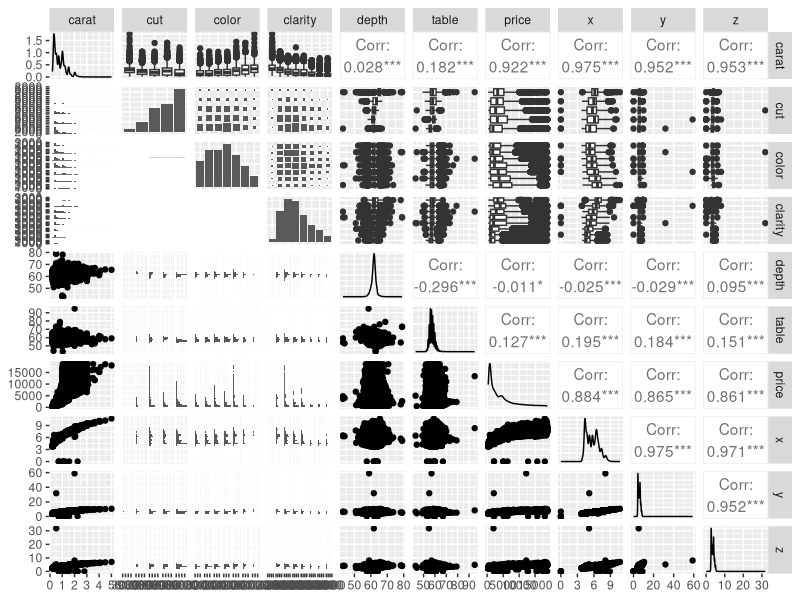
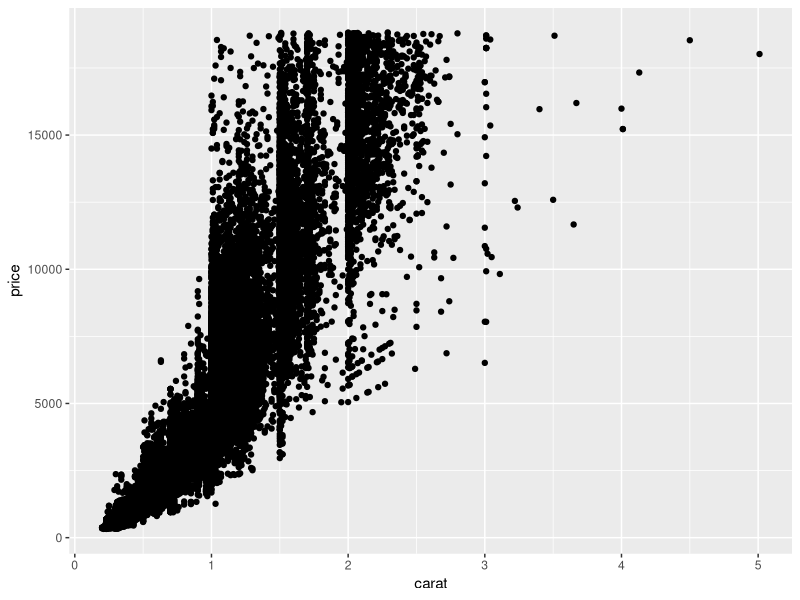
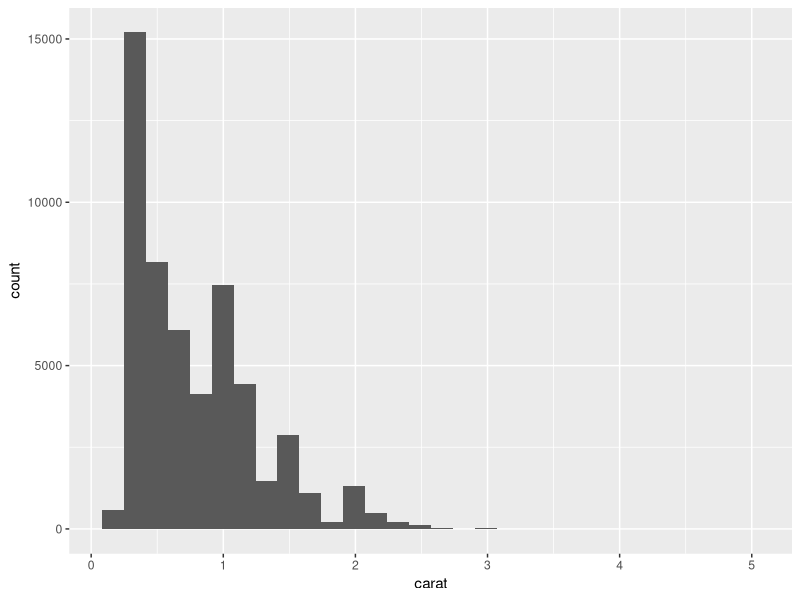
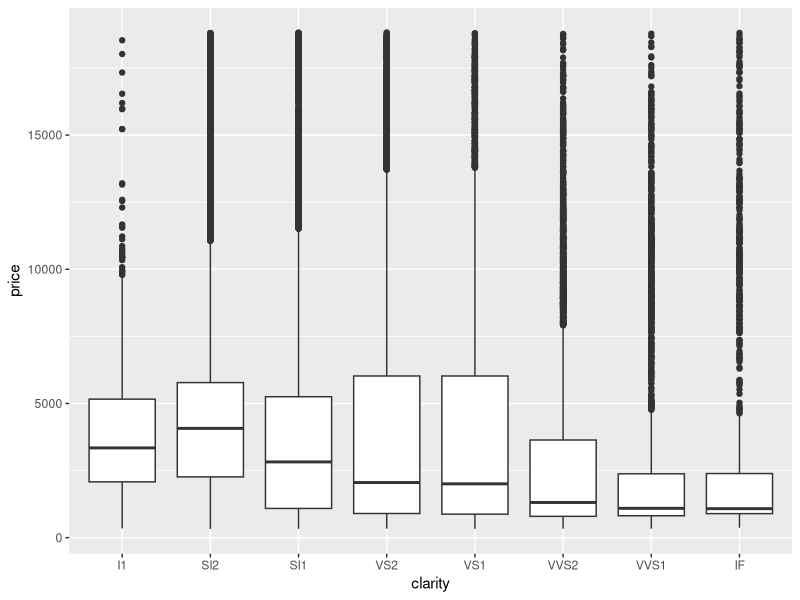

Recreate these plots in R, in order.
## ---- chunk 1
library(tidyverse)
library(skimr)
library(GGally)
## ---- chunk 2
names(diamonds)

dim(diamonds)

head(diamonds)

tail(diamonds)

summary(diamonds)

skimr::skim(diamonds)
## ---- chunk 3
ggpairs(data = diamonds)
## ---- chunk 4
ggplot(data = diamonds, 
       aes(x = carat, 
           y = price)) +
  geom_point()
## ---- chunk 5
ggplot(data = diamonds,
       aes(x = carat)) +
  geom_histogram()
## ---- chunk 6
names(diamonds)
## ---- chunk 7
ggplot(data = diamonds, 
       aes(x = clarity,
           y = price)) +
  geom_boxplot()
